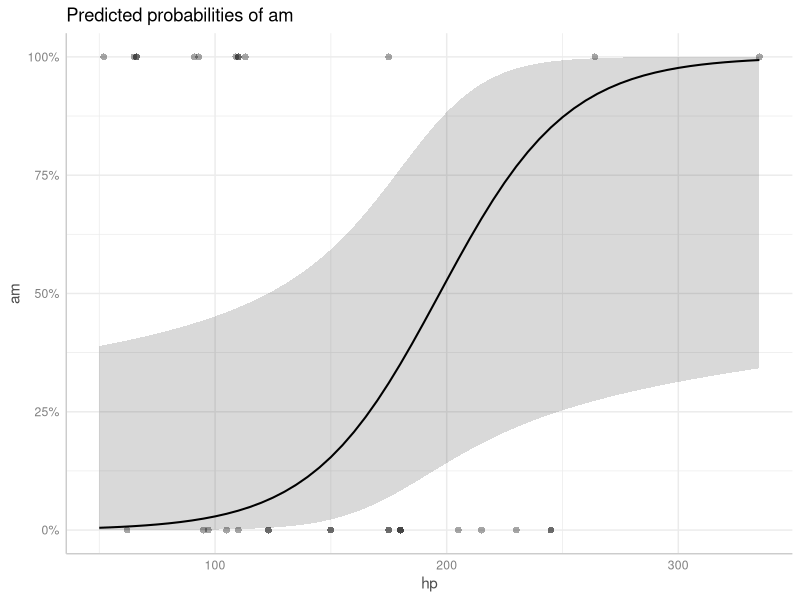

Generate this figure with R:
## ---- chunk 1
#| message: false
library(tidyverse)
## ---- chunk 2

## ---- chunk 3

## ---- chunk 4

## ---- chunk 5

## ---- chunk 6

## ---- chunk 7

## ---- chunk 8

## ---- chunk 9

## ---- chunk 10
#| warning: false

library(ggeffects)
## ---- chunk 11
#| warning: false

glm(am ~ hp + wt, data = mtcars, family = binomial) %>%
  ggpredict(terms = c("hp")) %>%
  plot(show_data = T)
